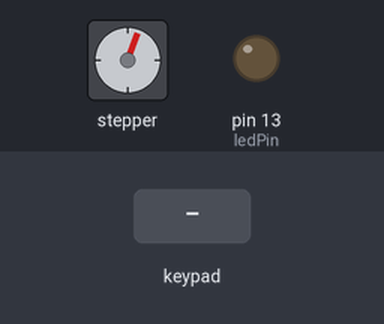
This sketch was run on a simulated Arduino Uno, built with avr-gcc and run on an emulated ATmega328P. On the bench: stepper motor, output pins drawn as LEDs (lit = HIGH). The inputs (shaded band) are chosen by the test bench. Stepper angles assume 4096 steps per turn; pins used as bus, display or sensor lines are not drawn.

Above: at 0.99 s.
1.3 s: key '2' pressed
4.3 s: keypad keys 1 2 1 1 1 0 9 pressed 0.4 s apart
8.6 s: key '3' pressed
At 9.13 s:
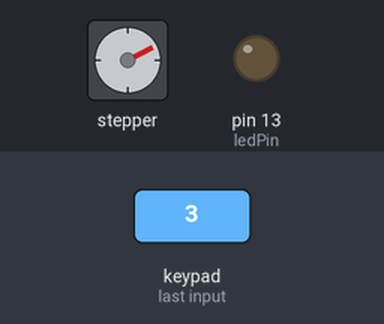
11.6 s: key '1' pressed
13.1 s: keypad keys 1 3 9 7 2 2 2 pressed 0.4 s apart
At 33.5 s:
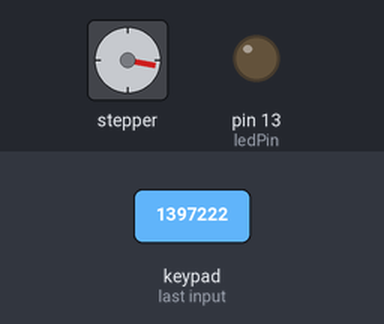
Timing chart, 0 to 34.4 s (numbered marks = the images above; inputs shaded):
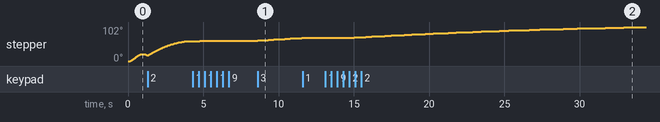

The sketch:

CodeForStepper.ino
```cpp
#include <AccelStepper.h> //library for motor
#define HALFSTEP 8

// Motor pin definitions
#define motorPin1  0    // IN1 on the ULN2003 driver 1
#define motorPin2  1     // IN2 on the ULN2003 driver 1
#define motorPin3  2     // IN3 on the ULN2003 driver 1
#define motorPin4  3     // IN4 on the ULN2003 driver 1
//keypad initialization follows
#include <Keypad.h>
const byte rows = 4; //four rows
const byte cols = 4; //three columns
char keys[rows][cols] = {
  {'1','2','3','A'},
  {'4','5','6','B'},
  {'7','8','9','C'},
  {'*','0','#','D'}
};
byte rowPins[rows] = {12,11,10,9}; //connect to the row pinouts of the keypad
byte colPins[cols] = {8,7,6,5}; //connect to the column pinouts of the keypad
Keypad keypad = Keypad( makeKeymap(keys), rowPins, colPins, rows, cols );


//the time when the sensor outputs a low impulse
long unsigned int lowIn;

//the amount of milliseconds the sensor has to be low
//before we assume all motion has stopped
long unsigned int pause = 200;

boolean lockLow = true;
boolean takeLowTime;


int ledPin = 13;
/////////////////////////// SPEAKER //////////////////////////////////////////////////

/////////////////////////////////

// Initialize with pin sequence IN1-IN3-IN2-IN4 for using the AccelStepper with 28BYJ-48
AccelStepper stepper1(HALFSTEP, motorPin1, motorPin3, motorPin2, motorPin4);
float initialPosition=stepper1.currentPosition();
char key=2;

void setup() {
  stepper1.setMaxSpeed(1000.0);
  stepper1.setAcceleration(1000);
  stepper1.setSpeed(3000);
 stepper1.moveTo(250);

//  pinMode(pirPin, INPUT);
  pinMode(ledPin, OUTPUT);
  //digitalWrite(pirPin, LOW);
  pinMode(9,OUTPUT);
  pinMode(11,OUTPUT);
  digitalWrite(11,HIGH);


}//--(end setup )---


void loop() {

  char key=keypad.getKey();

 if (key=='1') {
   stepper1.setSpeed(0);

  }
  if (key=='2') {
    stepper1.setSpeed(3000);
    stepper1.moveTo(250);
  }
  if (key=='3') {
    stepper1.moveTo(initialPosition);


  }
  stepper1.run();
  if (initialPosition==stepper1.currentPosition()) ;

  if (stepper1.distanceToGo()==0 ) {
    stepper1.moveTo(-stepper1.currentPosition());

  }
  //if (stepper1.distanceToGo()==0 && key=='3') stepper1.setSpeed(0);
  /* if (stepper1.currentPosition()==500 ) {
    stepper1.setSpeed(0);
    stepper1.stop();

    stepper1.setSpeed(3000);
    stepper1.moveTo(250);

  } */


}
```

Measured:
- after the input at 11.6 s, stepper: stays 70° (without the input it goes to 71° after 0.33 s)
